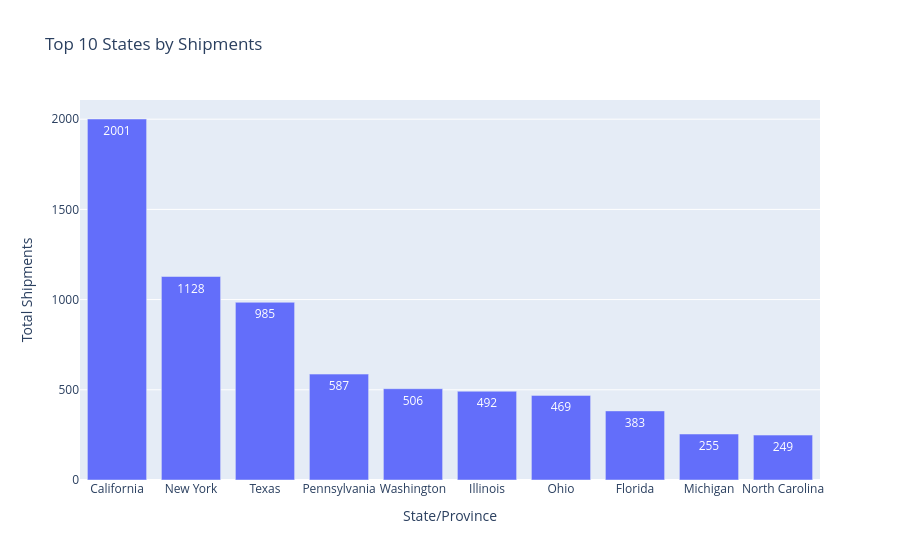

Source (notebook cell):
### Code cell
# State Bar Chart
fig = px.bar(
    top10_states,
    x="State/Province",
    y="Total Shipments",
    title="Top 10 States by Shipments",
    text="Total Shipments"
)

fig.show()

### Figure 1 — Plotly figure (JSON) as saved in the notebook; plotly's stock layout.template omitted (floating-point values rounded to 4 significant figures)
{"data": [{"hovertemplate": "State/Province=%{x}<br>Total Shipments=%{text}<extra></extra>", "legendgroup": "", "marker": {"color": "#636efa", "pattern": {"shape": ""}}, "name": "", "orientation": "v", "showlegend": false, "text": [2001.0, 1128.0, 985.0, 587.0, 506.0, 492.0, 469.0, 383.0, 255.0, 249.0], "textposition": "auto", "type": "bar", "x": ["California", "New York", "Texas", "Pennsylvania", "Washington", "Illinois", "Ohio", "Florida", "Michigan", "North Carolina"], "xaxis": "x", "y": [2001, 1128, 985, 587, 506, 492, 469, 383, 255, 249], "yaxis": "y"}], "layout": {"barmode": "relative", "legend": {"tracegroupgap": 0}, "title": {"text": "Top 10 States by Shipments"}, "xaxis": {"anchor": "y", "domain": [0, 1], "title": {"text": "State/Province"}}, "yaxis": {"anchor": "x", "domain": [0, 1], "title": {"text": "Total Shipments"}}}}
